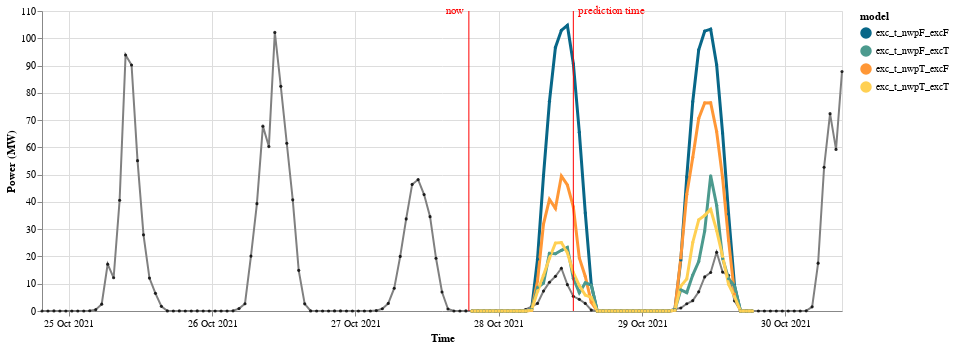
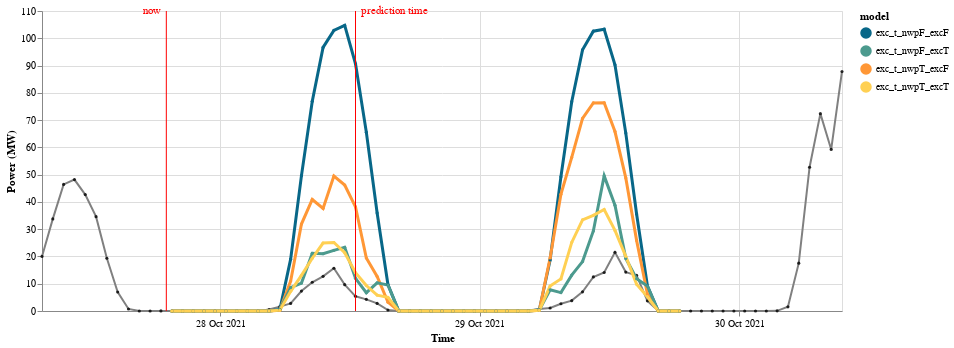
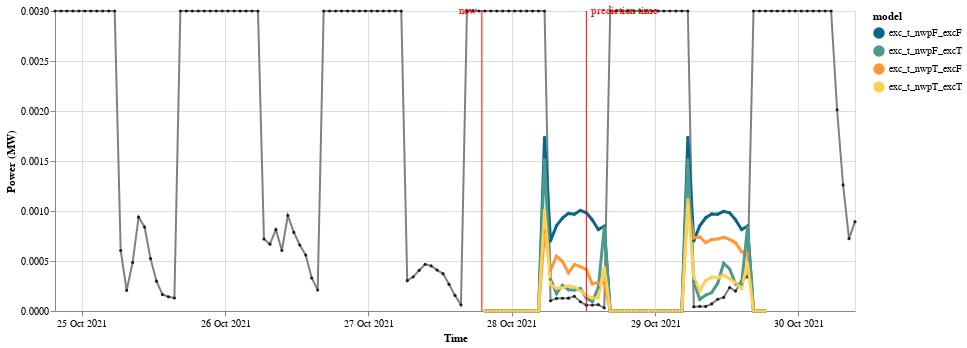
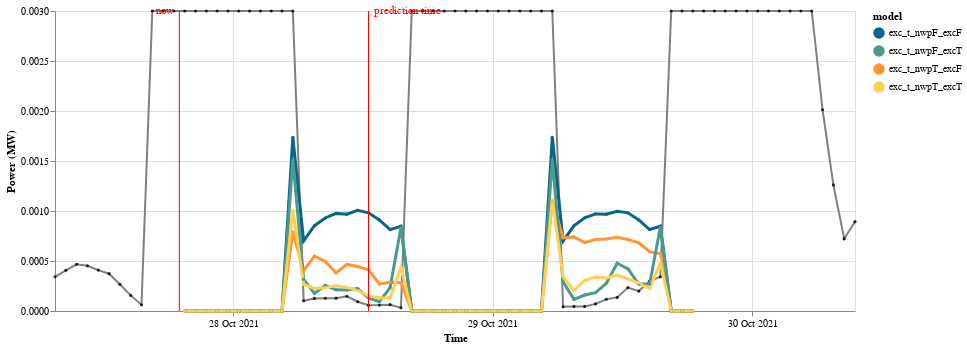

These figures' notebook cell, in order:
### Code cell
SAMPLE_IDX = 100

from psp.visualization import find_horizon_index
import shap

shap.initjs()

test_row = testset[
    # (testset["horizon"] == 60 * 4)
    # &
    #    (testset["horizon"] > 60 * 4) &
    # ((testset["ts"]).dt.hour == 0)
    # &
    #         ((testset['ts']).dt.hour < 12) &
    (testset["y"] > 0.1)
    & (testset["pv_id"] != "7759")
].iloc[SAMPLE_IDX]

print("test row")
print(test_row)
print()
row = dict(test_row)
ts = row["ts"]
# horizon_idx = 0
horizon = test_row["horizon"]

# print(horizon_idx)
# horizon_idx = 10 * 60 // 15
pv_id = row["pv_id"]

# Tweak the sample
# ts = dt.datetime(2022, 9, 27, 8)
# pred_ts = ts + dt.timedelta(hours=4)
# ts = ts + dt.timedelta(days=2)
# horizon_idx = 24 * 4
# horizon = round((pred_ts - ts).total_seconds() / 60.)
# print(horizon)
# Hack the sample
# pv_id = '27000'
# ts = dt.datetime(2021, 7, 31, 12, 30)
# ts= row['ts'] + dt.timedelta(days=9.5) + dt.timedelta(minutes=60)
# horizon_idx = 0

# Assume all the models use the same horizons.
horizons = first_exp_config.get_model_config().horizons
horizon_idx = find_horizon_index(horizon, horizons)

plot_sample(
    x=X(pv_id=pv_id, ts=ts),
    horizon_idx=horizon_idx,
    horizons=horizons,
    models=models,
    pv_data_source=pv_ds,
    nwp_data_source=None,
    colors=COLORS,
    resample_pv=True,
)

### Figure 1 — Vega-Lite specification as saved in the notebook (floating-point values rounded to 4 significant figures; data arrays with more than 128 entries replaced by an {"elided": "..."} marker saying what was removed)
{"config": {"view": {"continuousWidth": 400, "continuousHeight": 300}}, "layer": [{"data": {"name": "data-392ba0ff13c9ae4faef670e3163a886e"}, "mark": {"type": "line", "color": "gray", "opacity": 1.0, "point": {"color": "black", "opacity": 0.8, "size": 10}}, "encoding": {"x": {"field": "timestamp", "type": "temporal"}, "y": {"field": "power", "type": "quantitative"}}, "height": 300, "width": 800}, {"data": {"name": "data-8a6db2f06b68a92dff1933032f08a1d7"}, "mark": {"type": "line", "point": {"opacity": 1, "size": 10}, "size": 3}, "encoding": {"color": {"field": "model", "scale": {"range": ["#086788", "#4c9a8e", "#ff9736", "#ffd053", "#63bcaf", "#e4e4e4", "#ffac5f", "#7bcdf3", "#14120e"]}, "type": "nominal"}, "x": {"axis": {"format": "%d %b %Y", "tickCount": "day"}, "field": "timestamp", "title": "Time", "type": "temporal"}, "y": {"field": "power", "title": "Power (MW)", "type": "quantitative"}}}, {"layer": [{"mark": {"type": "rule", "color": "red"}, "encoding": {"x": {"field": "timestamp", "type": "temporal"}}}, {"mark": {"type": "text", "align": "right", "color": "red", "dx": -5}, "encoding": {"text": {"field": "text", "type": "nominal"}, "x": {"field": "timestamp", "type": "temporal"}, "y": {"value": 0}}}], "data": {"name": "data-b9dd9018354e9e464862efa5a17152b0"}}, {"layer": [{"mark": {"type": "rule", "color": "red"}, "encoding": {"x": {"field": "timestamp", "type": "temporal"}}}, {"mark": {"type": "text", "align": "left", "color": "red", "dx": 5}, "encoding": {"text": {"field": "text", "type": "nominal"}, "x": {"field": "timestamp", "type": "temporal"}, "y": {"value": 0}}}], "data": {"name": "data-f0223a14abe4bd11ef7bbf06e09d4c3e"}}], "$schema": "https://vega.github.io/schema/vega-lite/v4.17.0.json", "datasets": {"data-392ba0ff13c9ae4faef670e3163a886e": {"elided": "135 records"}, "data-8a6db2f06b68a92dff1933032f08a1d7": {"elided": "192 records"}, "data-b9dd9018354e9e464862efa5a17152b0": [{"text": "now", "timestamp": "2021-10-27T19:00:00"}], "data-f0223a14abe4bd11ef7bbf06e09d4c3e": [{"text": "prediction time", "timestamp": "2021-10-28T12:30:00"}]}}

### Figure 2 — Vega-Lite specification as saved in the notebook (floating-point values rounded to 4 significant figures; data arrays with more than 128 entries replaced by an {"elided": "..."} marker saying what was removed)
{"config": {"view": {"continuousWidth": 400, "continuousHeight": 300}}, "layer": [{"data": {"name": "data-92f937264b80cde4c7672aa749b7d3c3"}, "mark": {"type": "line", "color": "gray", "opacity": 1.0, "point": {"color": "black", "opacity": 0.8, "size": 10}}, "encoding": {"x": {"field": "timestamp", "type": "temporal"}, "y": {"field": "power", "type": "quantitative"}}, "height": 300, "width": 800}, {"data": {"name": "data-8a6db2f06b68a92dff1933032f08a1d7"}, "mark": {"type": "line", "point": {"opacity": 1, "size": 10}, "size": 3}, "encoding": {"color": {"field": "model", "scale": {"range": ["#086788", "#4c9a8e", "#ff9736", "#ffd053", "#63bcaf", "#e4e4e4", "#ffac5f", "#7bcdf3", "#14120e"]}, "type": "nominal"}, "x": {"axis": {"format": "%d %b %Y", "tickCount": "day"}, "field": "timestamp", "title": "Time", "type": "temporal"}, "y": {"field": "power", "title": "Power (MW)", "type": "quantitative"}}}, {"layer": [{"mark": {"type": "rule", "color": "red"}, "encoding": {"x": {"field": "timestamp", "type": "temporal"}}}, {"mark": {"type": "text", "align": "right", "color": "red", "dx": -5}, "encoding": {"text": {"field": "text", "type": "nominal"}, "x": {"field": "timestamp", "type": "temporal"}, "y": {"value": 0}}}], "data": {"name": "data-b9dd9018354e9e464862efa5a17152b0"}}, {"layer": [{"mark": {"type": "rule", "color": "red"}, "encoding": {"x": {"field": "timestamp", "type": "temporal"}}}, {"mark": {"type": "text", "align": "left", "color": "red", "dx": 5}, "encoding": {"text": {"field": "text", "type": "nominal"}, "x": {"field": "timestamp", "type": "temporal"}, "y": {"value": 0}}}], "data": {"name": "data-f0223a14abe4bd11ef7bbf06e09d4c3e"}}], "$schema": "https://vega.github.io/schema/vega-lite/v4.17.0.json", "datasets": {"data-92f937264b80cde4c7672aa749b7d3c3": [{"timestamp": "2021-10-27T07:30:00", "power": 20.01}, {"timestamp": "2021-10-27T08:30:00", "power": 33.77}, {"timestamp": "2021-10-27T09:30:00", "power": 46.41}, {"timestamp": "2021-10-27T10:30:00", "power": 48.18}, {"timestamp": "2021-10-27T11:30:00", "power": 42.7}, {"timestamp": "2021-10-27T12:30:00", "power": 34.6}, {"timestamp": "2021-10-27T13:30:00", "power": 19.33}, {"timestamp": "2021-10-27T14:30:00", "power": 6.97}, {"timestamp": "2021-10-27T15:30:00", "power": 0.7484}, {"timestamp": "2021-10-27T16:30:00", "power": 0.01477}, {"timestamp": "2021-10-27T17:30:00", "power": 0.01584}, {"timestamp": "2021-10-27T18:30:00", "power": 0.01646}, {"timestamp": "2021-10-27T19:30:00", "power": 0.01393}, {"timestamp": "2021-10-27T20:30:00", "power": 0.01513}, {"timestamp": "2021-10-27T21:30:00", "power": 0.016}, {"timestamp": "2021-10-27T22:30:00", "power": 0.01173}, {"timestamp": "2021-10-27T23:30:00", "power": 0.01324}, {"timestamp": "2021-10-28T00:30:00", "power": 0.01384}, {"timestamp": "2021-10-28T01:30:00", "power": 0.01314}, {"timestamp": "2021-10-28T02:30:00", "power": 0.01137}, {"timestamp": "2021-10-28T03:30:00", "power": 0.03337}, {"timestamp": "2021-10-28T04:30:00", "power": 0.5509}, {"timestamp": "2021-10-28T05:30:00", "power": 1.593}, {"timestamp": "2021-10-28T06:30:00", "power": 2.772}, {"timestamp": "2021-10-28T07:30:00", "power": 7.304}, {"timestamp": "2021-10-28T08:30:00", "power": 10.54}, {"timestamp": "2021-10-28T09:30:00", "power": 12.7}, {"timestamp": "2021-10-28T10:30:00", "power": 15.67}, {"timestamp": "2021-10-28T11:30:00", "power": 9.654}, {"timestamp": "2021-10-28T12:30:00", "power": 5.377}, {"timestamp": "2021-10-28T13:30:00", "power": 4.274}, {"timestamp": "2021-10-28T14:30:00", "power": 2.783}, {"timestamp": "2021-10-28T15:30:00", "power": 0.3658}, {"timestamp": "2021-10-28T16:30:00", "power": 0.01593}, {"timestamp": "2021-10-28T17:30:00", "power": 0.01781}, {"timestamp": "2021-10-28T18:30:00", "power": 0.01929}, {"timestamp": "2021-10-28T19:30:00", "power": 0.02077}, {"timestamp": "2021-10-28T20:30:00", "power": 0.02043}, {"timestamp": "2021-10-28T21:30:00", "power": 0.01477}, {"timestamp": "2021-10-28T22:30:00", "power": 0.01058}, {"timestamp": "2021-10-28T23:30:00", "power": 0.009884}, {"timestamp": "2021-10-29T00:30:00", "power": 0.009112}, {"timestamp": "2021-10-29T01:30:00", "power": 0.007491}, {"timestamp": "2021-10-29T02:30:00", "power": 0.007361}, {"timestamp": "2021-10-29T03:30:00", "power": 0.01013}, {"timestamp": "2021-10-29T04:30:00", "power": 0.1806}, {"timestamp": "2021-10-29T05:30:00", "power": 0.7497}, {"timestamp": "2021-10-29T06:30:00", "power": 1.115}, {"timestamp": "2021-10-29T07:30:00", "power": 2.659}, {"timestamp": "2021-10-29T08:30:00", "power": 3.801}, {"timestamp": "2021-10-29T09:30:00", "power": 7.016}, {"timestamp": "2021-10-29T10:30:00", "power": 12.48}, {"timestamp": "2021-10-29T11:30:00", "power": 14.11}, {"timestamp": "2021-10-29T12:30:00", "power": 21.52}, {"timestamp": "2021-10-29T13:30:00", "power": 14.26}, {"timestamp": "2021-10-29T14:30:00", "power": 13.08}, {"timestamp": "2021-10-29T15:30:00", "power": 3.733}, {"timestamp": "2021-10-29T16:30:00", "power": 0.09529}, {"timestamp": "2021-10-29T17:30:00", "power": 0.009157}, {"timestamp": "2021-10-29T18:30:00", "power": 0.007294}, {"timestamp": "2021-10-29T19:30:00", "power": 0.006428}, {"timestamp": "2021-10-29T20:30:00", "power": 0.007825}, {"timestamp": "2021-10-29T21:30:00", "power": 0.004781}, {"timestamp": "2021-10-29T22:30:00", "power": 0.008628}, {"timestamp": "2021-10-29T23:30:00", "power": 0.007625}, {"timestamp": "2021-10-30T00:30:00", "power": 0.007561}, {"timestamp": "2021-10-30T01:30:00", "power": 0.008427}, {"timestamp": "2021-10-30T02:30:00", "power": 0.009731}, {"timestamp": "2021-10-30T03:30:00", "power": 0.05759}, {"timestamp": "2021-10-30T04:30:00", "power": 1.538}, {"timestamp": "2021-10-30T05:30:00", "power": 17.55}, {"timestamp": "2021-10-30T06:30:00", "power": 52.71}, {"timestamp": "2021-10-30T07:30:00", "power": 72.36}, {"timestamp": "2021-10-30T08:30:00", "power": 59.24}, {"timestamp": "2021-10-30T09:30:00", "power": 87.82}], "data-8a6db2f06b68a92dff1933032f08a1d7": {"elided": "192 records"}, "data-b9dd9018354e9e464862efa5a17152b0": [{"text": "now", "timestamp": "2021-10-27T19:00:00"}], "data-f0223a14abe4bd11ef7bbf06e09d4c3e": [{"text": "prediction time", "timestamp": "2021-10-28T12:30:00"}]}}

### Figure 3 — Vega-Lite specification as saved in the notebook (floating-point values rounded to 4 significant figures; data arrays with more than 128 entries replaced by an {"elided": "..."} marker saying what was removed)
{"config": {"view": {"continuousWidth": 400, "continuousHeight": 300}}, "layer": [{"data": {"name": "data-c74abc8798e16a25373b2d7d24b63156"}, "mark": {"type": "line", "color": "gray", "opacity": 1.0, "point": {"color": "black", "opacity": 0.8, "size": 10}}, "encoding": {"x": {"field": "timestamp", "type": "temporal"}, "y": {"field": "power", "type": "quantitative"}}, "height": 300, "width": 800}, {"data": {"name": "data-a3caf0d6ae5ab1bab1b8b8b8fd6eed1c"}, "mark": {"type": "line", "point": {"opacity": 1, "size": 10}, "size": 3}, "encoding": {"color": {"field": "model", "scale": {"range": ["#086788", "#4c9a8e", "#ff9736", "#ffd053", "#63bcaf", "#e4e4e4", "#ffac5f", "#7bcdf3", "#14120e"]}, "type": "nominal"}, "x": {"axis": {"format": "%d %b %Y", "tickCount": "day"}, "field": "timestamp", "title": "Time", "type": "temporal"}, "y": {"field": "power", "title": "Power (MW)", "type": "quantitative"}}}, {"layer": [{"mark": {"type": "rule", "color": "red"}, "encoding": {"x": {"field": "timestamp", "type": "temporal"}}}, {"mark": {"type": "text", "align": "right", "color": "red", "dx": -5}, "encoding": {"text": {"field": "text", "type": "nominal"}, "x": {"field": "timestamp", "type": "temporal"}, "y": {"value": 0}}}], "data": {"name": "data-b9dd9018354e9e464862efa5a17152b0"}}, {"layer": [{"mark": {"type": "rule", "color": "red"}, "encoding": {"x": {"field": "timestamp", "type": "temporal"}}}, {"mark": {"type": "text", "align": "left", "color": "red", "dx": 5}, "encoding": {"text": {"field": "text", "type": "nominal"}, "x": {"field": "timestamp", "type": "temporal"}, "y": {"value": 0}}}], "data": {"name": "data-f0223a14abe4bd11ef7bbf06e09d4c3e"}}], "$schema": "https://vega.github.io/schema/vega-lite/v4.17.0.json", "datasets": {"data-c74abc8798e16a25373b2d7d24b63156": {"elided": "135 records"}, "data-a3caf0d6ae5ab1bab1b8b8b8fd6eed1c": {"elided": "192 records"}, "data-b9dd9018354e9e464862efa5a17152b0": [{"text": "now", "timestamp": "2021-10-27T19:00:00"}], "data-f0223a14abe4bd11ef7bbf06e09d4c3e": [{"text": "prediction time", "timestamp": "2021-10-28T12:30:00"}]}}

### Figure 4 — Vega-Lite specification as saved in the notebook (floating-point values rounded to 4 significant figures; data arrays with more than 128 entries replaced by an {"elided": "..."} marker saying what was removed)
{"config": {"view": {"continuousWidth": 400, "continuousHeight": 300}}, "layer": [{"data": {"name": "data-750c3b12f94f0288196ba63a95e064b9"}, "mark": {"type": "line", "color": "gray", "opacity": 1.0, "point": {"color": "black", "opacity": 0.8, "size": 10}}, "encoding": {"x": {"field": "timestamp", "type": "temporal"}, "y": {"field": "power", "type": "quantitative"}}, "height": 300, "width": 800}, {"data": {"name": "data-a3caf0d6ae5ab1bab1b8b8b8fd6eed1c"}, "mark": {"type": "line", "point": {"opacity": 1, "size": 10}, "size": 3}, "encoding": {"color": {"field": "model", "scale": {"range": ["#086788", "#4c9a8e", "#ff9736", "#ffd053", "#63bcaf", "#e4e4e4", "#ffac5f", "#7bcdf3", "#14120e"]}, "type": "nominal"}, "x": {"axis": {"format": "%d %b %Y", "tickCount": "day"}, "field": "timestamp", "title": "Time", "type": "temporal"}, "y": {"field": "power", "title": "Power (MW)", "type": "quantitative"}}}, {"layer": [{"mark": {"type": "rule", "color": "red"}, "encoding": {"x": {"field": "timestamp", "type": "temporal"}}}, {"mark": {"type": "text", "align": "right", "color": "red", "dx": -5}, "encoding": {"text": {"field": "text", "type": "nominal"}, "x": {"field": "timestamp", "type": "temporal"}, "y": {"value": 0}}}], "data": {"name": "data-b9dd9018354e9e464862efa5a17152b0"}}, {"layer": [{"mark": {"type": "rule", "color": "red"}, "encoding": {"x": {"field": "timestamp", "type": "temporal"}}}, {"mark": {"type": "text", "align": "left", "color": "red", "dx": 5}, "encoding": {"text": {"field": "text", "type": "nominal"}, "x": {"field": "timestamp", "type": "temporal"}, "y": {"value": 0}}}], "data": {"name": "data-f0223a14abe4bd11ef7bbf06e09d4c3e"}}], "$schema": "https://vega.github.io/schema/vega-lite/v4.17.0.json", "datasets": {"data-750c3b12f94f0288196ba63a95e064b9": [{"timestamp": "2021-10-27T07:30:00", "power": 0.0003418}, {"timestamp": "2021-10-27T08:30:00", "power": 0.0004069}, {"timestamp": "2021-10-27T09:30:00", "power": 0.0004671}, {"timestamp": "2021-10-27T10:30:00", "power": 0.0004518}, {"timestamp": "2021-10-27T11:30:00", "power": 0.000409}, {"timestamp": "2021-10-27T12:30:00", "power": 0.000373}, {"timestamp": "2021-10-27T13:30:00", "power": 0.0002669}, {"timestamp": "2021-10-27T14:30:00", "power": 0.0001561}, {"timestamp": "2021-10-27T15:30:00", "power": 6.253e-05}, {"timestamp": "2021-10-27T16:30:00", "power": 0.003}, {"timestamp": "2021-10-27T17:30:00", "power": 0.003}, {"timestamp": "2021-10-27T18:30:00", "power": 0.003}, {"timestamp": "2021-10-27T19:30:00", "power": 0.003}, {"timestamp": "2021-10-27T20:30:00", "power": 0.003}, {"timestamp": "2021-10-27T21:30:00", "power": 0.003}, {"timestamp": "2021-10-27T22:30:00", "power": 0.003}, {"timestamp": "2021-10-27T23:30:00", "power": 0.003}, {"timestamp": "2021-10-28T00:30:00", "power": 0.003}, {"timestamp": "2021-10-28T01:30:00", "power": 0.003}, {"timestamp": "2021-10-28T02:30:00", "power": 0.003}, {"timestamp": "2021-10-28T03:30:00", "power": 0.003}, {"timestamp": "2021-10-28T04:30:00", "power": 0.003}, {"timestamp": "2021-10-28T05:30:00", "power": 0.003}, {"timestamp": "2021-10-28T06:30:00", "power": 0.0001023}, {"timestamp": "2021-10-28T07:30:00", "power": 0.0001256}, {"timestamp": "2021-10-28T08:30:00", "power": 0.0001275}, {"timestamp": "2021-10-28T09:30:00", "power": 0.0001283}, {"timestamp": "2021-10-28T10:30:00", "power": 0.0001474}, {"timestamp": "2021-10-28T11:30:00", "power": 9.28e-05}, {"timestamp": "2021-10-28T12:30:00", "power": 5.821e-05}, {"timestamp": "2021-10-28T13:30:00", "power": 5.935e-05}, {"timestamp": "2021-10-28T14:30:00", "power": 6.302e-05}, {"timestamp": "2021-10-28T15:30:00", "power": 3.2e-05}, {"timestamp": "2021-10-28T16:30:00", "power": 0.003}, {"timestamp": "2021-10-28T17:30:00", "power": 0.003}, {"timestamp": "2021-10-28T18:30:00", "power": 0.003}, {"timestamp": "2021-10-28T19:30:00", "power": 0.003}, {"timestamp": "2021-10-28T20:30:00", "power": 0.003}, {"timestamp": "2021-10-28T21:30:00", "power": 0.003}, {"timestamp": "2021-10-28T22:30:00", "power": 0.003}, {"timestamp": "2021-10-28T23:30:00", "power": 0.003}, {"timestamp": "2021-10-29T00:30:00", "power": 0.003}, {"timestamp": "2021-10-29T01:30:00", "power": 0.003}, {"timestamp": "2021-10-29T02:30:00", "power": 0.003}, {"timestamp": "2021-10-29T03:30:00", "power": 0.003}, {"timestamp": "2021-10-29T04:30:00", "power": 0.003}, {"timestamp": "2021-10-29T05:30:00", "power": 0.003}, {"timestamp": "2021-10-29T06:30:00", "power": 4.185e-05}, {"timestamp": "2021-10-29T07:30:00", "power": 4.603e-05}, {"timestamp": "2021-10-29T08:30:00", "power": 4.62e-05}, {"timestamp": "2021-10-29T09:30:00", "power": 7.112e-05}, {"timestamp": "2021-10-29T10:30:00", "power": 0.0001179}, {"timestamp": "2021-10-29T11:30:00", "power": 0.0001362}, {"timestamp": "2021-10-29T12:30:00", "power": 0.000234}, {"timestamp": "2021-10-29T13:30:00", "power": 0.0001992}, {"timestamp": "2021-10-29T14:30:00", "power": 0.0002994}, {"timestamp": "2021-10-29T15:30:00", "power": 0.0003424}, {"timestamp": "2021-10-29T16:30:00", "power": 0.003}, {"timestamp": "2021-10-29T17:30:00", "power": 0.003}, {"timestamp": "2021-10-29T18:30:00", "power": 0.003}, {"timestamp": "2021-10-29T19:30:00", "power": 0.003}, {"timestamp": "2021-10-29T20:30:00", "power": 0.003}, {"timestamp": "2021-10-29T21:30:00", "power": 0.003}, {"timestamp": "2021-10-29T22:30:00", "power": 0.003}, {"timestamp": "2021-10-29T23:30:00", "power": 0.003}, {"timestamp": "2021-10-30T00:30:00", "power": 0.003}, {"timestamp": "2021-10-30T01:30:00", "power": 0.003}, {"timestamp": "2021-10-30T02:30:00", "power": 0.003}, {"timestamp": "2021-10-30T03:30:00", "power": 0.003}, {"timestamp": "2021-10-30T04:30:00", "power": 0.003}, {"timestamp": "2021-10-30T05:30:00", "power": 0.003}, {"timestamp": "2021-10-30T06:30:00", "power": 0.002012}, {"timestamp": "2021-10-30T07:30:00", "power": 0.001261}, {"timestamp": "2021-10-30T08:30:00", "power": 0.0007232}, {"timestamp": "2021-10-30T09:30:00", "power": 0.0008935}], "data-a3caf0d6ae5ab1bab1b8b8b8fd6eed1c": {"elided": "192 records"}, "data-b9dd9018354e9e464862efa5a17152b0": [{"text": "now", "timestamp": "2021-10-27T19:00:00"}], "data-f0223a14abe4bd11ef7bbf06e09d4c3e": [{"text": "prediction time", "timestamp": "2021-10-28T12:30:00"}]}}
